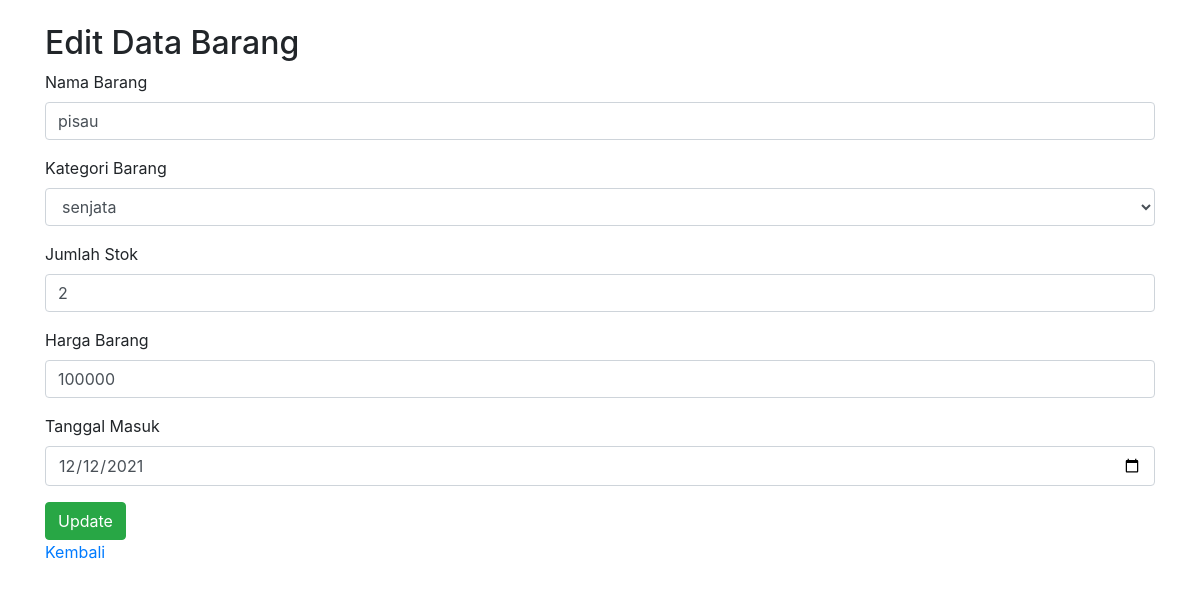
Page /edit_barang.php?id=1 on the committed database.
### tables this page shows
CREATE TABLE `crudbarang` (
  `id_barang` int(11) NOT NULL,
  `nama_barang` varchar(100) DEFAULT NULL,
  `kategori_barang` varchar(100) DEFAULT NULL,
  `jumlah_stok` int(11) DEFAULT NULL,
  `harga_barang` int(11) DEFAULT NULL,
  `tanggal_masuk` date DEFAULT NULL,
  `id_kategori` int(11) DEFAULT NULL
);

### edit_barang.php (the view, shortened to what this page needs)
<?php
include 'koneksi.php';
$id_barang = $_GET['id'];
$query = "SELECT * FROM crudbarang WHERE id_barang = '$id_barang'";
$result = mysqli_query($conn, $query);
$data = mysqli_fetch_assoc($result);
?>
<!DOCTYPE html>
<html lang="en">
<head>
    <link rel="stylesheet" href="https://maxcdn.bootstrapcdn.com/bootstrap/4.0.0/css/bootstrap.min.css">
</head>
<body>
    <div class="container mt-4">
        <h2>Edit Data Barang</h2>
        <form action="" method="POST">
            <div class="form-group">
                <label for="nama_barang">Nama Barang</label>
                <input type="text" name="nama_barang" class="form-control" value="<?= $data['nama_barang'] ?>" required>
            </div>
            <div class="form-group">
                <label for="id_kategori">Kategori Barang</label>
                <select name="id_kategori" class="form-control" required>
                    <?php
                    $kategori_query = "SELECT * FROM kategori_barang";
                    $kategori_result = mysqli_query($conn, $kategori_query);
                    while ($kategori = mysqli_fetch_assoc($kategori_result)) {
                        $selected = ($kategori['id_kategori'] == $data['id_kategori']) ? 'selected' : '';
                        echo "<option value='{$kategori['id_kategori']}' {$selected}>{$kategori['nama_kategori']}</option>";
                    }
                    ?>
                </select>
            </div>
            <div class="form-group">
                <label for="jumlah_stok">Jumlah Stok</label>
                <input type="number" name="jumlah_stok" class="form-control" value="<?= $data['jumlah_stok'] ?>" required>
            </div>
            <div class="form-group">
                <label for="harga_barang">Harga Barang</label>
                <input type="number" name="harga_barang" class="form-control" value="<?= $data['harga_barang'] ?>" required>
            </div>
            <div class="form-group">
                <label for="tanggal_masuk">Tanggal Masuk</label>
                <input type="date" name="tanggal_masuk" class="form-control" value="<?= $data['tanggal_masuk'] ?>" required>
            </div>
            <button type="submit" class="btn btn-success">Update</button>
        </form>
        <a href="index.php">Kembali</a><br><br>
    </div>
</body>
</html>

### rows in the picture
crudbarang: nama_barang "pisau", jumlah_stok "2", harga_barang "100000", tanggal_masuk "12/12/2021"

### other values in the picture
form field id_kategori "senjata"
